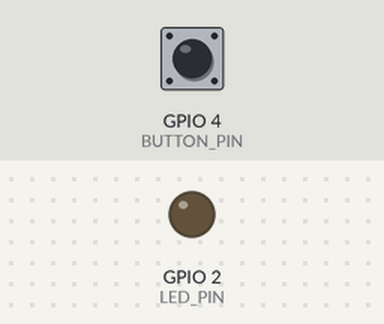
The sketch below on a simulated ESP32. Shown: output pins drawn as LEDs (lit = HIGH). Inputs (shaded band) come from the test bench; at power-on: GPIO 4 (BUTTON_PIN) HIGH.

Above: at 1.2 s.
1.3 s: GPIO 4 (BUTTON_PIN) pulled LOW for 0.15 s
At 1.37 s:
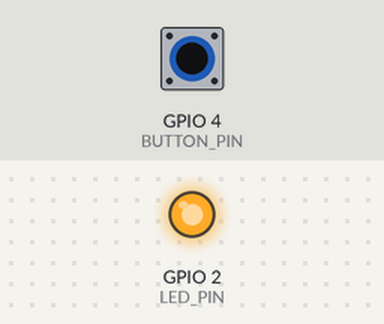
2.9 s: GPIO 4 (BUTTON_PIN) pulled LOW for 3.2 s
At 6.7 s:
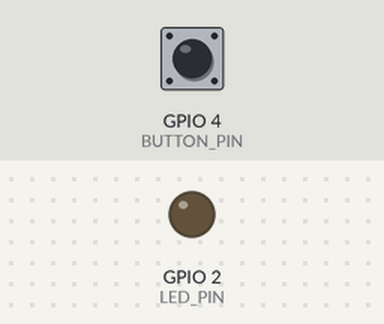
Timing chart, 0 to 8.2 s (numbered marks = the images above; inputs shaded):
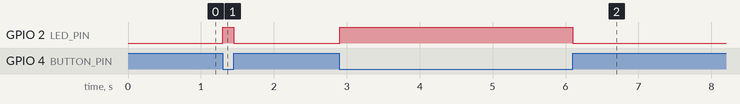

Measured:
- after the input at 1.3 s, GPIO 2 (LED_PIN): LOW → HIGH at once, → LOW 0.15 s later
- after the input at 2.9 s, GPIO 2 (LED_PIN): LOW → HIGH at once, → LOW 3.2 s later

The sketch:

02_DigitalRead_Example.ino
```cpp
// (licence header left out)
#include <Arduino.h>

#define LED_PIN 2
#define BUTTON_PIN 4
void setup() {
  // put your setup code here, to run once:
  pinMode(LED_PIN, OUTPUT);
  pinMode(BUTTON_PIN, INPUT);
}


void loop() {
  // put your main code here, to run repeatedly:

  if (!digitalRead(BUTTON_PIN)) {
    digitalWrite(LED_PIN, HIGH);
  }
  else {
    digitalWrite(LED_PIN, LOW);
  }
}
```
